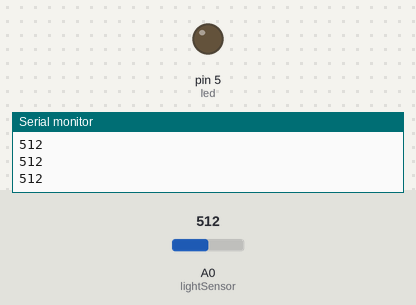
Simulated run of this sketch. Board: Arduino Uno, built with avr-gcc and run on an emulated ATmega328P. Shown: output pins drawn as LEDs (lit = HIGH), the last lines printed to the serial monitor. The inputs (shaded band) are chosen by the test bench; at power-on: A0 (lightSensor) = 512.

Above: at 1.2 s.
1.3 s: A0 (lightSensor) set to 587
2.8 s: A0 (lightSensor) set to 610
At 4.0 s:
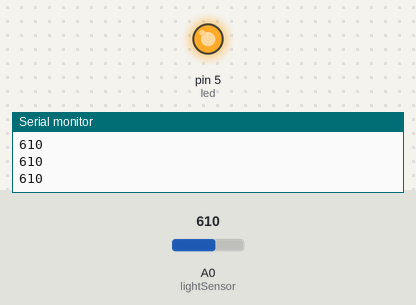
4.3 s: A0 (lightSensor) set to 590
At 5.0 s:
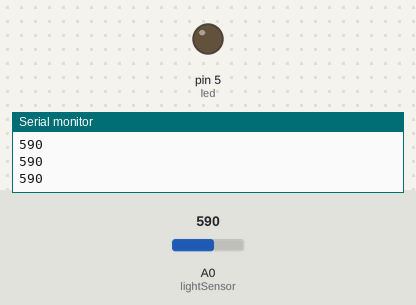
5.8 s: A0 (lightSensor) set to 716
At 6.3 s:
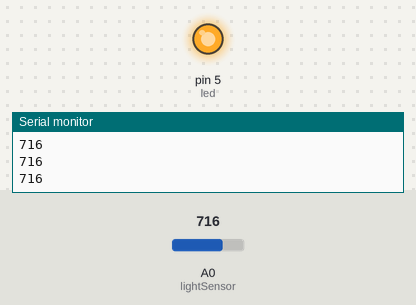
Timing chart, 0 to 8.3 s (numbered marks = the images above; inputs shaded):
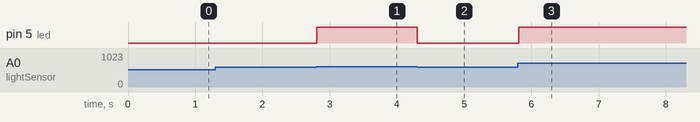

The sketch:

app6.ino
```cpp
int lightSensor = 0 ;
int led = 5 ;
void setup() {
  // put your setup code here, to run once:
pinMode(lightSensor,INPUT) ;
pinMode(led,OUTPUT) ;
Serial.begin(9600) ;
}

void loop() {
  // put your main code here, to run repeatedly:
  int l = analogRead(lightSensor);
Serial.println(l) ;
    if(l > 600){
      digitalWrite(led,HIGH) ;
      }
      else {
        digitalWrite(led,LOW) ;
        }

  }
```

Measured:
- the behaviour switches between 600 and 601 on A0 (lightSensor) (found by bisection; images 0 and 1)
- after the input at 2.8 s, pin 5 (led): LOW → HIGH at once
- after the input at 4.3 s, pin 5 (led): HIGH → LOW at once
- after the input at 5.8 s, pin 5 (led): LOW → HIGH at once
